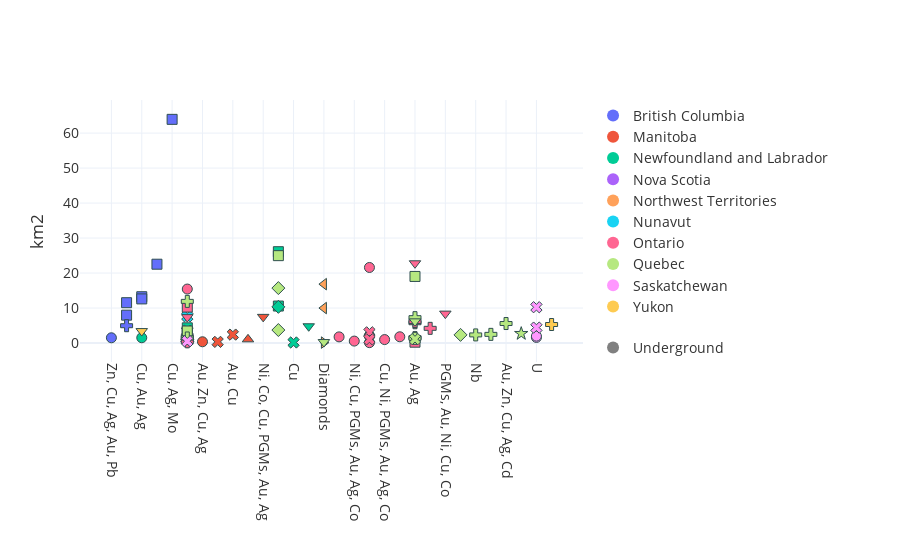

Notebook code for this chart:
### Code cell
land_mining_plot = plot_2axes_by_commodity(land_table_mining, y_col='area_km2',x_label=' ', y_label='km2', export_path='data/Parametrization/land.html', export_format='html')

### Figure 1 — Plotly figure (JSON) as saved in the notebook; plotly's stock layout.template omitted (floating-point values rounded to 4 significant figures)
{"data": [{"hovertemplate": "%{text}<br>province: British Columbia<br>mining_processing_type: Underground<br>area_km2: %{y:.2f}<extra></extra>", "marker": {"color": "#636EFA", "line": {"color": "DarkSlateGrey", "width": 1}, "size": 10, "symbol": "circle"}, "mode": "markers", "name": "British Columbia - Underground", "showlegend": false, "text": ["Myra Falls (nan)"], "x": ["Zn, Cu, Ag, Au, Pb"], "y": [1.5], "type": "scatter"}, {"hovertemplate": "%{text}<br>province: British Columbia<br>mining_processing_type: Open-pit, concentrator<br>area_km2: %{y:.2f}<extra></extra>", "marker": {"color": "#636EFA", "line": {"color": "DarkSlateGrey", "width": 1}, "size": 10, "symbol": "square"}, "mode": "markers", "name": "British Columbia - Open-pit, concentrator", "showlegend": false, "text": ["Mount Polley (nan)", "Copper Mountain (nan)", "Gibraltar (nan)", "Red Chris (nan)", "Highland Valley (nan)", "Mount Milligan (nan)"], "x": ["Au, Cu, Ag", "Cu, Au, Ag", "Cu, Mo, Ag", "Au, Cu, Ag", "Cu, Ag, Mo", "Cu, Au, Ag"], "y": [7.968, 13.23, 22.53, 11.53, 63.92, 12.61], "type": "scatter"}, {"hovertemplate": "%{text}<br>province: British Columbia<br>mining_processing_type: Open-pit<br>area_km2: %{y:.2f}<extra></extra>", "marker": {"color": "#636EFA", "line": {"color": "DarkSlateGrey", "width": 1}, "size": 10, "symbol": "diamond"}, "mode": "markers", "name": "British Columbia - Open-pit", "showlegend": false, "text": ["Elk (nan)"], "x": ["Au"], "y": [0.4167], "type": "scatter"}, {"hovertemplate": "%{text}<br>province: British Columbia<br>mining_processing_type: Underground, concentrator<br>area_km2: %{y:.2f}<extra></extra>", "marker": {"color": "#636EFA", "line": {"color": "DarkSlateGrey", "width": 1}, "size": 10, "symbol": "cross"}, "mode": "markers", "name": "British Columbia - Underground, concentrator", "showlegend": false, "text": ["New Afton (nan)"], "x": ["Au, Cu, Ag"], "y": [4.95], "type": "scatter"}, {"hovertemplate": "%{text}<br>province: Manitoba<br>mining_processing_type: Underground<br>area_km2: %{y:.2f}<extra></extra>", "marker": {"color": "#EF553B", "line": {"color": "DarkSlateGrey", "width": 1}, "size": 10, "symbol": "circle"}, "mode": "markers", "name": "Manitoba - Underground", "showlegend": false, "text": ["Lalor Lake (Snow Lake)"], "x": ["Au, Zn, Cu, Ag"], "y": [0.3634], "type": "scatter"}, {"hovertemplate": "%{text}<br>province: Manitoba<br>mining_processing_type: Concentrator<br>area_km2: %{y:.2f}<extra></extra>", "marker": {"color": "#EF553B", "line": {"color": "DarkSlateGrey", "width": 1}, "size": 10, "symbol": "x"}, "mode": "markers", "name": "Manitoba - Concentrator", "showlegend": false, "text": ["Stall Lake (Snow Lake)", "New Britannia (Snow Lake)"], "x": ["Au, Zn", "Au, Cu"], "y": [0.33, 2.411], "type": "scatter"}, {"hovertemplate": "%{text}<br>province: Manitoba<br>mining_processing_type: Underground, concentrator, plant<br>area_km2: %{y:.2f}<extra></extra>", "marker": {"color": "#EF553B", "line": {"color": "DarkSlateGrey", "width": 1}, "size": 10, "symbol": "triangle-up"}, "mode": "markers", "name": "Manitoba - Underground, concentrator, plant", "showlegend": false, "text": ["Tanco (nan)"], "x": ["Cs, Li"], "y": [1.058], "type": "scatter"}, {"hovertemplate": "%{text}<br>province: Manitoba<br>mining_processing_type: Open-pit, underground, concentrator<br>area_km2: %{y:.2f}<extra></extra>", "marker": {"color": "#EF553B", "line": {"color": "DarkSlateGrey", "width": 1}, "size": 10, "symbol": "triangle-down"}, "mode": "markers", "name": "Manitoba - Open-pit, underground, concentrator", "showlegend": false, "text": ["Thompson (T-1 and T-3) (nan)"], "x": ["Ni, Co, Cu, PGMs, Au, Ag"], "y": [7.482], "type": "scatter"}, {"hovertemplate": "%{text}<br>province: Newfoundland and Labrador<br>mining_processing_type: Underground<br>area_km2: %{y:.2f}<extra></extra>", "marker": {"color": "#00CC96", "line": {"color": "DarkSlateGrey", "width": 1}, "size": 10, "symbol": "circle"}, "mode": "markers", "name": "Newfoundland and Labrador - Underground", "showlegend": false, "text": ["Ming (nan)"], "x": ["Cu, Au, Ag"], "y": [1.511], "type": "scatter"}, {"hovertemplate": "%{text}<br>province: Newfoundland and Labrador<br>mining_processing_type: Open-pit, concentrator<br>area_km2: %{y:.2f}<extra></extra>", "marker": {"color": "#00CC96", "line": {"color": "DarkSlateGrey", "width": 1}, "size": 10, "symbol": "square"}, "mode": "markers", "name": "Newfoundland and Labrador - Open-pit, concentrator", "showlegend": false, "text": ["Scully (nan)", "Carol Lake (nan)", "Point Rousse (nan)"], "x": ["Fe", "Fe", "Au"], "y": [10.57, 26.1, 4.355], "type": "scatter"}, {"hovertemplate": "%{text}<br>province: Newfoundland and Labrador<br>mining_processing_type: Open-pit<br>area_km2: %{y:.2f}<extra></extra>", "marker": {"color": "#00CC96", "line": {"color": "DarkSlateGrey", "width": 1}, "size": 10, "symbol": "diamond"}, "mode": "markers", "name": "Newfoundland and Labrador - Open-pit", "showlegend": false, "text": ["DSO (3 and 4) (DSO)"], "x": ["Fe"], "y": [10.34], "type": "scatter"}, {"hovertemplate": "%{text}<br>province: Newfoundland and Labrador<br>mining_processing_type: Concentrator<br>area_km2: %{y:.2f}<extra></extra>", "marker": {"color": "#00CC96", "line": {"color": "DarkSlateGrey", "width": 1}, "size": 10, "symbol": "x"}, "mode": "markers", "name": "Newfoundland and Labrador - Concentrator", "showlegend": false, "text": ["Nugget Pond (nan)"], "x": ["Cu"], "y": [0.1633], "type": "scatter"}, {"hovertemplate": "%{text}<br>province: Newfoundland and Labrador<br>mining_processing_type: Open-pit, underground, concentrator<br>area_km2: %{y:.2f}<extra></extra>", "marker": {"color": "#00CC96", "line": {"color": "DarkSlateGrey", "width": 1}, "size": 10, "symbol": "triangle-down"}, "mode": "markers", "name": "Newfoundland and Labrador - Open-pit, underground, concentrator", "showlegend": false, "text": ["Voisey’s Bay (nan)"], "x": ["Ni, Cu, Co"], "y": [4.789], "type": "scatter"}, {"hovertemplate": "%{text}<br>province: Nova Scotia<br>mining_processing_type: Open-pit, concentrator<br>area_km2: %{y:.2f}<extra></extra>", "marker": {"color": "#AB63FA", "line": {"color": "DarkSlateGrey", "width": 1}, "size": 10, "symbol": "square"}, "mode": "markers", "name": "Nova Scotia - Open-pit, concentrator", "showlegend": false, "text": ["Moose River Consolidated (nan)"], "x": ["Au"], "y": [3.065], "type": "scatter"}, {"hovertemplate": "%{text}<br>province: Northwest Territories<br>mining_processing_type: Underground, plant<br>area_km2: %{y:.2f}<extra></extra>", "marker": {"color": "#FFA15A", "line": {"color": "DarkSlateGrey", "width": 1}, "size": 10, "symbol": "triangle-left"}, "mode": "markers", "name": "Northwest Territories - Underground, plant", "showlegend": false, "text": ["Diavik (nan)", "Ekati (nan)"], "x": ["Diamonds", "Diamonds"], "y": [9.993, 16.83], "type": "scatter"}, {"hovertemplate": "%{text}<br>province: Northwest Territories<br>mining_processing_type: Open-pit, plant<br>area_km2: %{y:.2f}<extra></extra>", "marker": {"color": "#FFA15A", "line": {"color": "DarkSlateGrey", "width": 1}, "size": 10, "symbol": "triangle-right"}, "mode": "markers", "name": "Northwest Territories - Open-pit, plant", "showlegend": false, "text": ["Gahcho Kué (nan)"], "x": ["Diamonds"], "y": [0.127], "type": "scatter"}, {"hovertemplate": "%{text}<br>province: Nunavut<br>mining_processing_type: Concentrator<br>area_km2: %{y:.2f}<extra></extra>", "marker": {"color": "#19D3F3", "line": {"color": "DarkSlateGrey", "width": 1}, "size": 10, "symbol": "x"}, "mode": "markers", "name": "Nunavut - Concentrator", "showlegend": false, "text": ["Meadowbank (Meadowbank complex)"], "x": ["Au"], "y": [7.644], "type": "scatter"}, {"hovertemplate": "%{text}<br>province: Ontario<br>mining_processing_type: Underground<br>area_km2: %{y:.2f}<extra></extra>", "marker": {"color": "#FF6692", "line": {"color": "DarkSlateGrey", "width": 1}, "size": 10, "symbol": "circle"}, "mode": "markers", "name": "Ontario - Underground", "showlegend": false, "text": ["Fraser (Integrated Nickel Operations)", "Totten (Sudbury Operation)", "Garson (Sudbury Operation)", "Creighton (Sudbury Operation)", "Hoyle Pond (Porcupine complex)", "Coleman (Sudbury Operation)", "McCreedy West (nan)", "Copper Cliff Complex (Sudbury Operation)", "Timmins West (Timmins Operation)", "Nickel Rim South (Integrated Nickel Operations)"], "x": ["Ni, Cu, PGMs, Au, Co, Ag", "Ni, Cu, PGMs, Au, Ag, Co", "Ni, Cu, PGMs, Au, Ag, Co, Se, Te", "Ni, Cu, PGMs, Au, Ag, Co, Se, Te", "Au", "Ni, Cu, PGMs, Au, Ag, Co, Se, Te", "Cu, Ni, PGMs, Au, Ag, Co", "Ni, Cu, PGMs, Au, Ag, Co, Se, Te", "Au", "Ni, Cu, Co, PGMs, Au"], "y": [1.761, 0.5592, 2.162, 1.93, 15.43, 0.1108, 0.9891, 21.59, 1.464, 1.788], "type": "scatter"}, {"hovertemplate": "%{text}<br>province: Ontario<br>mining_processing_type: Open-pit, concentrator<br>area_km2: %{y:.2f}<extra></extra>", "marker": {"color": "#FF6692", "line": {"color": "DarkSlateGrey", "width": 1}, "size": 10, "symbol": "square"}, "mode": "markers", "name": "Ontario - Open-pit, concentrator", "showlegend": false, "text": ["Magino (nan)", "Detour Lake (nan)"], "x": ["Au, Ag", "Au"], "y": [0.2405, 10.28], "type": "scatter"}, {"hovertemplate": "%{text}<br>province: Ontario<br>mining_processing_type: Open-pit<br>area_km2: %{y:.2f}<extra></extra>", "marker": {"color": "#FF6692", "line": {"color": "DarkSlateGrey", "width": 1}, "size": 10, "symbol": "diamond"}, "mode": "markers", "name": "Ontario - Open-pit", "showlegend": false, "text": ["Hollinger (Porcupine complex)", "Mishi (nan)"], "x": ["Au", "Au"], "y": [1.141, 0.9487], "type": "scatter"}, {"hovertemplate": "%{text}<br>province: Ontario<br>mining_processing_type: Underground, concentrator<br>area_km2: %{y:.2f}<extra></extra>", "marker": {"color": "#FF6692", "line": {"color": "DarkSlateGrey", "width": 1}, "size": 10, "symbol": "cross"}, "mode": "markers", "name": "Ontario - Underground, concentrator", "showlegend": false, "text": ["Macassa (nan)", "Young-Davidson (nan)", "Red Lake (nan)", "Eagle River (nan)", "Kidd Creek (nan)", "Musselwhite (nan)"], "x": ["Au, Ag", "Au", "Au, Ag", "Au", "Cu, Zn, Ag, Se, In", "Au, Ag"], "y": [5.805, 1.874, 6.139, 0.3529, 4.202, 1.55], "type": "scatter"}, {"hovertemplate": "%{text}<br>province: Ontario<br>mining_processing_type: Concentrator<br>area_km2: %{y:.2f}<extra></extra>", "marker": {"color": "#FF6692", "line": {"color": "DarkSlateGrey", "width": 1}, "size": 10, "symbol": "x"}, "mode": "markers", "name": "Ontario - Concentrator", "showlegend": false, "text": ["Porcupine (nan)", "Clarabelle (Sudbury Operation)", "Strathcona (Integrated Nickel Operations)"], "x": ["Au", "Ni, Cu, PGMs, Au, Ag, Co, Se, Te", "Ni, Cu, PGMs, Au, Ag, Co, Se, Te"], "y": [3.513, 3.064, 1.04], "type": "scatter"}, {"hovertemplate": "%{text}<br>province: Ontario<br>mining_processing_type: Open-pit, underground, concentrator<br>area_km2: %{y:.2f}<extra></extra>", "marker": {"color": "#FF6692", "line": {"color": "DarkSlateGrey", "width": 1}, "size": 10, "symbol": "triangle-down"}, "mode": "markers", "name": "Ontario - Open-pit, underground, concentrator", "showlegend": false, "text": ["Rainy River (nan)", "Fox Complex (nan)", "Hemlo (Williams) (nan)", "Lac des Iles (nan)"], "x": ["Au, Ag", "Au", "Au", "PGMs, Au, Ni, Cu, Co"], "y": [22.79, 7.405, 3.503, 8.409], "type": "scatter"}, {"hovertemplate": "%{text}<br>province: Quebec<br>mining_processing_type: Open-pit, concentrator<br>area_km2: %{y:.2f}<extra></extra>", "marker": {"color": "#B6E880", "line": {"color": "DarkSlateGrey", "width": 1}, "size": 10, "symbol": "square"}, "mode": "markers", "name": "Quebec - Open-pit, concentrator", "showlegend": false, "text": ["Mont-Wright (AMMC)", "Kiena (nan)", "Canadian Malartic (nan)"], "x": ["Fe", "Au", "Au, Ag"], "y": [24.97, 3.436, 19.03], "type": "scatter"}, {"hovertemplate": "%{text}<br>province: Quebec<br>mining_processing_type: Open-pit<br>area_km2: %{y:.2f}<extra></extra>", "marker": {"color": "#B6E880", "line": {"color": "DarkSlateGrey", "width": 1}, "size": 10, "symbol": "diamond"}, "mode": "markers", "name": "Quebec - Open-pit", "showlegend": false, "text": ["Bloom Lake (nan)", "Fire Lake (AMMC)", "Lac Tio (RTFT Operations Quebec)"], "x": ["Fe", "Fe", "Ilmenite"], "y": [15.7, 3.714, 2.331], "type": "scatter"}, {"hovertemplate": "%{text}<br>province: Quebec<br>mining_processing_type: Underground, concentrator<br>area_km2: %{y:.2f}<extra></extra>", "marker": {"color": "#B6E880", "line": {"color": "DarkSlateGrey", "width": 1}, "size": 10, "symbol": "cross"}, "mode": "markers", "name": "Quebec - Underground, concentrator", "showlegend": false, "text": ["Westwood-Doyon (nan)", "Éléonore (nan)", "Niobec (nan)", "Raglan (nan)", "Goldex (nan)", "LaRonde (nan)", "Lamaque (nan)"], "x": ["Au, Ag", "Au", "Nb", "Ni, PGMs, Cu, Co, Au, Ag", "Au, Ag", "Au, Zn, Cu, Ag, Cd", "Au"], "y": [7.249, 1.445, 2.323, 2.476, 1.342, 5.574, 11.9], "type": "scatter"}, {"hovertemplate": "%{text}<br>province: Quebec<br>mining_processing_type: Concentrator<br>area_km2: %{y:.2f}<extra></extra>", "marker": {"color": "#B6E880", "line": {"color": "DarkSlateGrey", "width": 1}, "size": 10, "symbol": "x"}, "mode": "markers", "name": "Quebec - Concentrator", "showlegend": false, "text": ["Sleeping Giant (nan)"], "x": ["Au, Ag"], "y": [1.114], "type": "scatter"}, {"hovertemplate": "%{text}<br>province: Quebec<br>mining_processing_type: Open-pit, underground, concentrator<br>area_km2: %{y:.2f}<extra></extra>", "marker": {"color": "#B6E880", "line": {"color": "DarkSlateGrey", "width": 1}, "size": 10, "symbol": "triangle-down"}, "mode": "markers", "name": "Quebec - Open-pit, underground, concentrator", "showlegend": false, "text": ["Renard (nan)", "Casa Berardi (nan)"], "x": ["Diamonds", "Au, Ag"], "y": [0.2807, 6.203], "type": "scatter"}, {"hovertemplate": "%{text}<br>province: Quebec<br>mining_processing_type: Open-pit, underground<br>area_km2: %{y:.2f}<extra></extra>", "marker": {"color": "#B6E880", "line": {"color": "DarkSlateGrey", "width": 1}, "size": 10, "symbol": "star"}, "mode": "markers", "name": "Quebec - Open-pit, underground", "showlegend": false, "text": ["North American Lithium (nan)"], "x": ["Li"], "y": [2.69], "type": "scatter"}, {"hovertemplate": "%{text}<br>province: Saskatchewan<br>mining_processing_type: Underground<br>area_km2: %{y:.2f}<extra></extra>", "marker": {"color": "#FF97FF", "line": {"color": "DarkSlateGrey", "width": 1}, "size": 10, "symbol": "circle"}, "mode": "markers", "name": "Saskatchewan - Underground", "showlegend": false, "text": ["Cigar Lake (nan)", "McArthur River (Key Lake + McArthur River)"], "x": ["U", "U"], "y": [1.601, 1.974], "type": "scatter"}, {"hovertemplate": "%{text}<br>province: Saskatchewan<br>mining_processing_type: Concentrator<br>area_km2: %{y:.2f}<extra></extra>", "marker": {"color": "#FF97FF", "line": {"color": "DarkSlateGrey", "width": 1}, "size": 10, "symbol": "x"}, "mode": "markers", "name": "Saskatchewan - Concentrator", "showlegend": false, "text": ["Seabee (Seabee Gold Operation)", "McClean Lake (nan)", "Key Lake (Key Lake + McArthur River)"], "x": ["Au", "U", "U"], "y": [0.517, 4.413, 10.24], "type": "scatter"}, {"hovertemplate": "%{text}<br>province: Yukon<br>mining_processing_type: Underground, concentrator<br>area_km2: %{y:.2f}<extra></extra>", "marker": {"color": "#FECB52", "line": {"color": "DarkSlateGrey", "width": 1}, "size": 10, "symbol": "cross"}, "mode": "markers", "name": "Yukon - Underground, concentrator", "showlegend": false, "text": ["Keno Hill Silver District (nan)"], "x": ["Ag, Zn, Pb"], "y": [5.294], "type": "scatter"}, {"hovertemplate": "%{text}<br>province: Yukon<br>mining_processing_type: Open-pit, underground, concentrator<br>area_km2: %{y:.2f}<extra></extra>", "marker": {"color": "#FECB52", "line": {"color": "DarkSlateGrey", "width": 1}, "size": 10, "symbol": "triangle-down"}, "mode": "markers", "name": "Yukon - Open-pit, underground, concentrator", "showlegend": false, "text": ["Minto (nan)"], "x": ["Cu, Au, Ag"], "y": [3.419], "type": "scatter"}, {"legendgroup": "Color", "marker": {"color": "#636EFA", "size": 10, "symbol": "circle"}, "mode": "markers", "name": "British Columbia", "showlegend": true, "x": [null], "y": [null], "type": "scatter"}, {"legendgroup": "Color", "marker": {"color": "#EF553B", "size": 10, "symbol": "circle"}, "mode": "markers", "name": "Manitoba", "showlegend": true, "x": [null], "y": [null], "type": "scatter"}, {"legendgroup": "Color", "marker": {"color": "#00CC96", "size": 10, "symbol": "circle"}, "mode": "markers", "name": "Newfoundland and Labrador", "showlegend": true, "x": [null], "y": [null], "type": "scatter"}, {"legendgroup": "Color", "marker": {"color": "#AB63FA", "size": 10, "symbol": "circle"}, "mode": "markers", "name": "Nova Scotia", "showlegend": true, "x": [null], "y": [null], "type": "scatter"}, {"legendgroup": "Color", "marker": {"color": "#FFA15A", "size": 10, "symbol": "circle"}, "mode": "markers", "name": "Northwest Territories", "showlegend": true, "x": [null], "y": [null], "type": "scatter"}, {"legendgroup": "Color", "marker": {"color": "#19D3F3", "size": 10, "symbol": "circle"}, "mode": "markers", "name": "Nunavut", "showlegend": true, "x": [null], "y": [null], "type": "scatter"}, {"legendgroup": "Color", "marker": {"color": "#FF6692", "size": 10, "symbol": "circle"}, "mode": "markers", "name": "Ontario", "showlegend": true, "x": [null], "y": [null], "type": "scatter"}, {"legendgroup": "Color", "marker": {"color": "#B6E880", "size": 10, "symbol": "circle"}, "mode": "markers", "name": "Quebec", "showlegend": true, "x": [null], "y": [null], "type": "scatter"}, {"legendgroup": "Color", "marker": {"color": "#FF97FF", "size": 10, "symbol": "circle"}, "mode": "markers", "name": "Saskatchewan", "showlegend": true, "x": [null], "y": [null], "type": "scatter"}, {"legendgroup": "Color", "marker": {"color": "#FECB52", "size": 10, "symbol": "circle"}, "mode": "markers", "name": "Yukon", "showlegend": true, "x": [null], "y": [null], "type": "scatter"}, {"legendgroup": "Symbol", "marker": {"color": "grey", "size": 10, "symbol": "circle"}, "mode": "markers", "name": "Underground", "showlegend": true, "x": [null], "y": [null], "type": "scatter"}, {"legendgroup": "Symbol", "marker": {"color": "grey", "size": 10, "symbol": "square"}, "mode": "markers", "name": "Open-pit, concentrator", "showlegend": true, "x": [null], "y": [null], "type": "scatter"}, {"legendgroup": "Symbol", "marker": {"color": "grey", "size": 10, "symbol": "diamond"}, "mode": "markers", "name": "Open-pit", "showlegend": true, "x": [null], "y": [null], "type": "scatter"}, {"legendgroup": "Symbol", "marker": {"color": "grey", "size": 10, "symbol": "cross"}, "mode": "markers", "name": "Underground, concentrator", "showlegend": true, "x": [null], "y": [null], "type": "scatter"}, {"legendgroup": "Symbol", "marker": {"color": "grey", "size": 10, "symbol": "x"}, "mode": "markers", "name": "Concentrator", "showlegend": true, "x": [null], "y": [null], "type": "scatter"}, {"legendgroup": "Symbol", "marker": {"color": "grey", "size": 10, "symbol": "triangle-up"}, "mode": "markers", "name": "Underground, concentrator, plant", "showlegend": true, "x": [null], "y": [null], "type": "scatter"}, {"legendgroup": "Symbol", "marker": {"color": "grey", "size": 10, "symbol": "triangle-down"}, "mode": "markers", "name": "Open-pit, underground, concentrator", "showlegend": true, "x": [null], "y": [null], "type": "scatter"}, {"legendgroup": "Symbol", "marker": {"color": "grey", "size": 10, "symbol": "triangle-left"}, "mode": "markers", "name": "Underground, plant", "showlegend": true, "x": [null], "y": [null], "type": "scatter"}, {"legendgroup": "Symbol", "marker": {"color": "grey", "size": 10, "symbol": "triangle-right"}, "mode": "markers", "name": "Open-pit, plant", "showlegend": true, "x": [null], "y": [null], "type": "scatter"}, {"legendgroup": "Symbol", "marker": {"color": "grey", "size": 10, "symbol": "star"}, "mode": "markers", "name": "Open-pit, underground", "showlegend": true, "x": [null], "y": [null], "type": "scatter"}], "layout": {"font": {"color": "#333333", "size": 14}, "xaxis": {"title": {"text": " "}, "tickangle": 90}, "legend": {"tracegroupgap": 20, "itemsizing": "constant"}, "yaxis": {"title": {"text": "km2"}}}}
